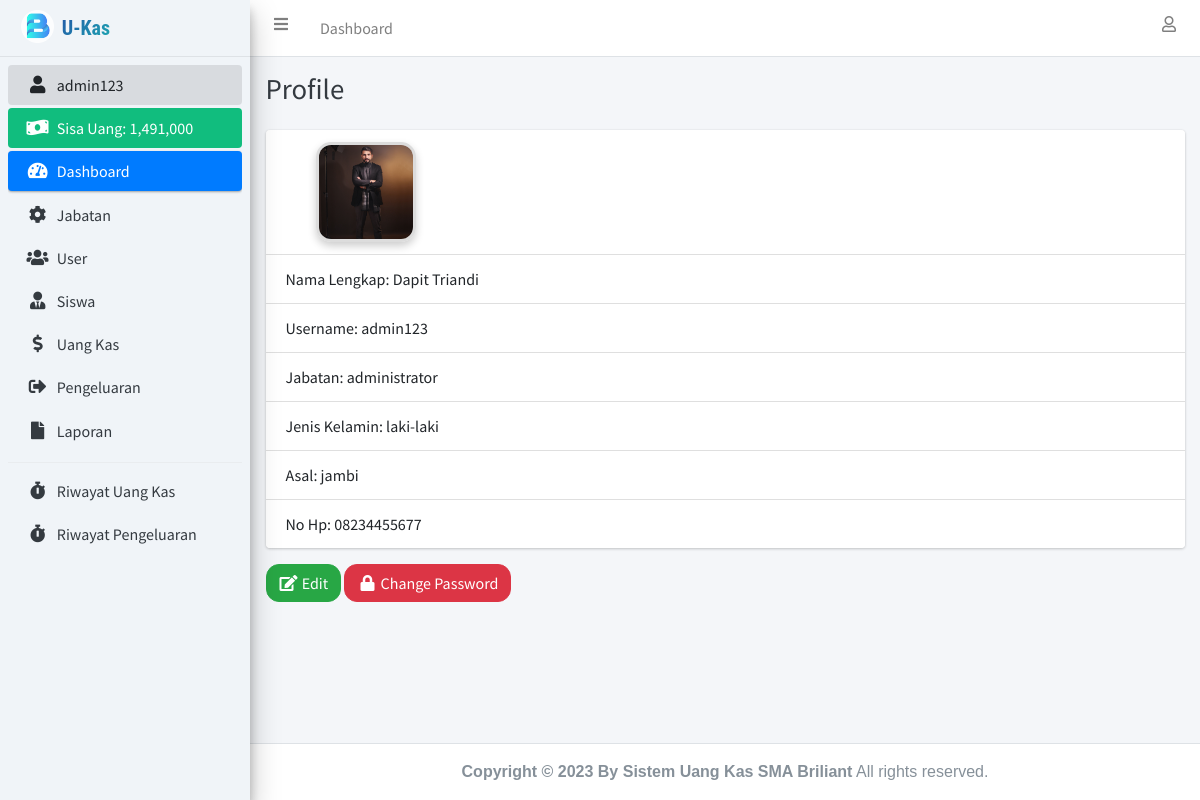
The app's page /profile.php (signed in) with its own data.
### tables this page shows
CREATE TABLE `user` (
  `id_user` int(11) NOT NULL,
  `nama_lengkap` varchar(100) NOT NULL,
  `username` varchar(100) NOT NULL,
  `password` varchar(255) NOT NULL,
  `id_jabatan` int(11) NOT NULL,
  `jenis_kelamin` enum('laki-laki','perempuan') NOT NULL,
  `no_hp` varchar(15) NOT NULL,
  `asal` varchar(150) NOT NULL,
  `photo` longblob NOT NULL
);

CREATE TABLE `jabatan` (
  `id_jabatan` int(11) NOT NULL,
  `nama_jabatan` varchar(100) NOT NULL
);

### connection.php (called while the page is built, shortened)
<?php
	$host		= "localhost";
	$username	= "root";
	$password	= "";
	$database	= "uang_kas";
	$conn 		= mysqli_connect($host, $username, $password, $database);
if (isset($_SESSION['id_user'])) {
	function dataUser() {
		global $conn;
		$id_user = $_SESSION['id_user'];
		return mysqli_fetch_assoc(mysqli_query($conn, "SELECT * FROM user INNER JOIN jabatan ON user.id_jabatan = jabatan.id_jabatan WHERE id_user = '$id_user'"));
	}
}

### profile.php (the view, shortened to what this page needs)
<?php
  require 'connection.php';
?>
<!DOCTYPE html>
<html>
<head>
  <?php include 'include/css.php'; ?>
  <link rel="stylesheet" href="assets/fonts/material-icon/css/material-design-iconic-font.min.css">
</head>
<body class="hold-transition sidebar-mini layout-fixed">
<div class="wrapper">
  <?php include 'include/navbar.php'; ?>
  <?php include 'include/sidebar.php'; ?>
  <div class="content-wrapper">
    <div class="content-header">
      <div class="container-fluid">
        <div class="row mb-2">
          <div class="col-sm">
            <h1 class="m-0 text-dark">Profile</h1>
          </div>
        </div>
      </div>
    </div>
    <section class="content">
      <div class="container-fluid">
        <div class="card">
		  <ul class="list-group list-group-flush">
		    <li class="list-group-item"> <?php $photoPath = 'assets/upload/' . $dataUser['photo']; ?>
                             <img src="<?php echo $photoPath; ?>" alt="Photo Profile"></li>
		    <li class="list-group-item">Nama Lengkap: <?= $dataUser['nama_lengkap']; ?></li>
		    <li class="list-group-item">Username: <?= $dataUser['username']; ?></li>
		    <li class="list-group-item">Jabatan: <?= $dataUser['nama_jabatan']; ?></li>
		    <li class="list-group-item">Jenis Kelamin: <?= $dataUser['jenis_kelamin']; ?></li>
		    <li class="list-group-item">Asal: <?= $dataUser['asal']; ?></li>
			<li class="list-group-item">No Hp: <?= $dataUser['no_hp']; ?></li>
		  </ul>
		</div>
		<button type="button" class="btn btn-success" data-toggle="modal" data-target="#editProfileModal">
		  <i class="fas fa-fw fa-edit"></i> Edit
		</button>
		<button type="button" class="btn btn-danger" data-toggle="modal" data-target="#changePasswordModal">
		  <i class="fas fa-fw fa-lock"></i> Change Password
		</button>
      </div>
    </section>
  </div>
  <?php include 'include/footer.php';?>
</div>
</body>
</html>

### include/sidebar.php
<?php
  $dataUser = dataUser();
  $jml_pengeluaran = mysqli_fetch_assoc(mysqli_query($conn, "SELECT sum(jumlah_pengeluaran) as jml_pengeluaran FROM pengeluaran"));
  $jml_pengeluaran = $jml_pengeluaran['jml_pengeluaran'];
  $jml_uang_kas = mysqli_fetch_assoc(mysqli_query($conn, "SELECT sum(minggu_ke_1 + minggu_ke_2 + minggu_ke_3 + minggu_ke_4) as jml_uang_kas FROM uang_kas"));
  $jml_uang_kas = $jml_uang_kas['jml_uang_kas'];
?>
<aside class="main-sidebar sidebar-light-primary elevation-4" style="background-color: #f0f4f8;">
  <a href="index.php" class="brand-link">
    <img src="assets/img/img_properties/briliant.png" alt="AdminLTE Logo" class="brand-image" style="opacity: .8">
    <span class="brand-text " style="
  @import url('https://fonts.googleapis.com/css2?family=Open+Sans:wght@800Quicksand:wght@700&family=Roboto+Condensed:wght@800&display=swap');
  font-family: 'Roboto Condensed', sans-serif; font-weight:800; font-style: 25px; background: linear-gradient(-45deg, rgb(30, 166, 178) 0%, rgb(33, 88, 166) 100%);
    -webkit-background-clip: text;
    -webkit-text-fill-color: transparent;">U-Kas</span>
  </a>
  <div class="sidebar" >
    <nav class="mt-2">
      <ul class="nav nav-pills nav-sidebar flex-column" data-widget="treeview" role="menu" data-accordion="false">
        <li class="nav-item has-treeview menu-open">
          <a href="profile.php" class="nav-link"><i class="nav-icon fas fa-fw fa-user"></i> <p><?= $dataUser['username']; ?></p></a>
        </li>
        <li class="nav-item">
          <div class=" nav-link text-white" style="background-color: #11bd7e;">
            <i class="nav-icon fas fa-money-bill-wave"></i>
            <p>
              Sisa Uang: <?= number_format($jml_uang_kas - $jml_pengeluaran); ?>
            </p>
          </div>
        </li>
        <li class="nav-item has-treeview menu-open" >
          <a href="index.php" class="nav-link active" >
            <i class="nav-icon fas fa-tachometer-alt"></i>
            <p>
              Dashboard
            </p>
          </a>
        </li>
        <?php if ($dataUser['id_jabatan'] == '1'): ?>
          <li class="nav-item">
            <a href="jabatan.php" class="nav-link">
              <i class="nav-icon fas fa-cog"></i>
              <p>
                Jabatan
              </p>
            </a>
          </li>
          <li class="nav-item">
            <a href="user.php" class="nav-link">
              <i class="nav-icon fas fa-users"></i>
              <p>
                User
              </p>
            </a>
          </li>
        <?php endif ?>
        <li class="nav-item">
          <a href="siswa.php" class="nav-link">
            <i class="fas fa-user-tie nav-icon"></i>
            <p>Siswa</p>
          </a>
        </li>
        <li class="nav-item">
          <a href="uang_kas.php" class="nav-link">
            <i class="fas fa-dollar-sign nav-icon"></i>
            <p>Uang Kas</p>
          </a>
        </li>
        <li class="nav-item">
          <a href="pengeluaran.php" class="nav-link">
            <i class="fas fa-sign-out-alt nav-icon"></i>
            <p>Pengeluaran</p>
          </a>
        </li>
        <li class="nav-item">
          <a href="laporan.php" class="nav-link">
            <i class="fas fa-file nav-icon"></i>
            <p>Laporan</p>
          </a>
        </li>
        <div class="dropdown-divider"></div>
        <li class="nav-item">
          <a href="riwayat.php" class="nav-link">
            <i class="fas fa-stopwatch nav-icon"></i>
            <p>Riwayat Uang Kas</p>
          </a>
        </li>
        <li class="nav-item">
          <a href="riwayat_pengeluaran.php" class="nav-link">
            <i class="fas fa-stopwatch nav-icon"></i>
            <p>Riwayat Pengeluaran</p>
          </a>
        </li>
      </ul>
    </nav>
  </div>
</aside>

### profile.php (style rules this page uses)
.card { display: flex; }
.card li img { margin-left: 30px; width: 100%; max-width: 50px; max-width: 100px; max-height: 100px; border-radius: 15px; border: 3px solid rgba(200, 200, 201, 0.635); box-shadow: 0 4px 8px 0 rgba(0, 0, 0, 0.2); object-fit: cover; object-position: center; }
.btn { border-radius: 13px; }

### records on screen
user: username "admin123", photo (picture), nama_lengkap "Dapit Triandi", id_jabatan.nama_jabatan "administrator", jenis_kelamin "laki-laki", asal "jambi", no_hp "08234455677"

### other values on screen
$jml_uang_kas - $jml_pengeluaran "1,491,000"
